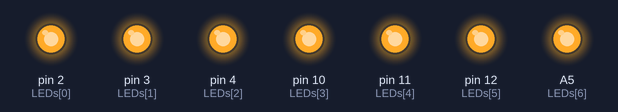
The sketch below on a simulated Arduino Nano, built with avr-gcc and run on an emulated ATmega328P. On the bench: output pins drawn as LEDs (lit = HIGH).

Above: at 0.3 s.
At 2.6 s:
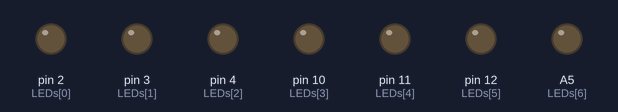
Timing chart, 0 to 3.5 s (numbered marks = the images above):
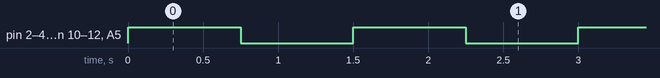

Measured:
- by itself, pin 2 (LEDs[0]), pin 3 (LEDs[1]), pin 4 (LEDs[2]), pin 10 (LEDs[3]), pin 11 (LEDs[4]), pin 12 (LEDs[5]), A5 (LEDs[6]): alternates HIGH for 0.75 s and LOW for 0.75 s

The sketch:

Bike_LED.ino
```cpp
// the setup function runs once when you press reset or power the board


void setup() {
  int LEDs[] = {2, 3, 4, 10, 11, 12, A5, A6, A7};
  // initialize digital pin LED_BUILTIN as an output
  for(int i = 0; i <= 8; ++i)
  {
    pinMode(LEDs[i], OUTPUT);
    }

}


void loop() {
  int LEDs[] = {2, 3, 4, 10, 11, 12, A5, A6, A7};

    for(int i = 0; i <= 8; ++i)
  {
    digitalWrite(LEDs[i], HIGH);
    }

  delay(750);

   for(int i = 0; i <= 8; ++i)
  {
    digitalWrite(LEDs[i], LOW);
    }

  delay(750);
}
```
